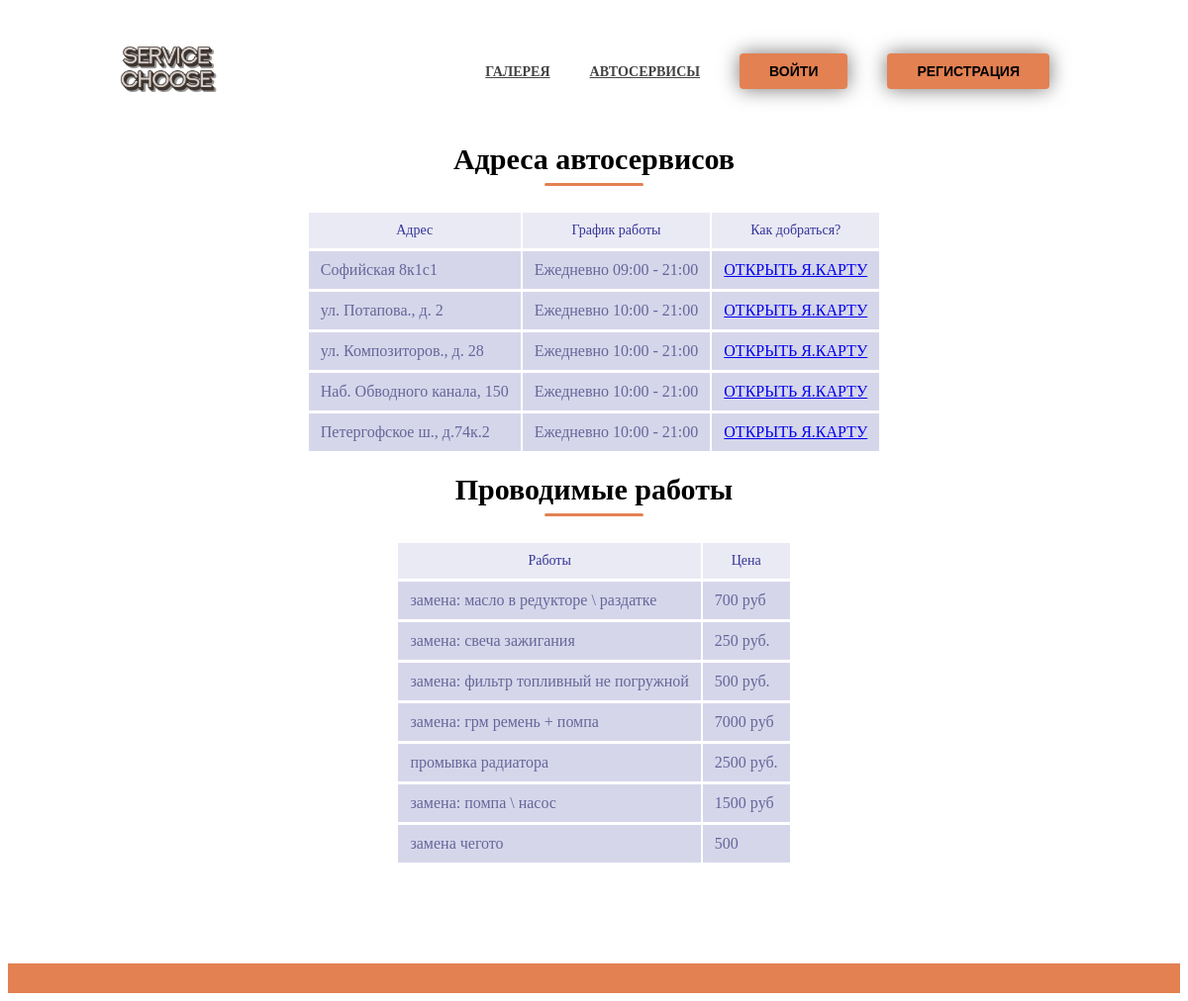
The app's page /pages/car-services.php with its own data.
### tables this page shows
CREATE TABLE `addresses` (
  `adr_id` int(2) NOT NULL,
  `adr_name` varchar(128) NOT NULL,
  `adr_gr` varchar(64) NOT NULL,
  `adr_kd` text NOT NULL
);

CREATE TABLE `product` (
  `id` int(2) NOT NULL,
  `name` varchar(64) NOT NULL,
  `summa` varchar(16) NOT NULL
);

### pages/car-services.php (the view, shortened to what this page needs)
<?php
include '../connect.php';
?>
<!DOCTYPE html>
<html>
<head>
	<link rel="stylesheet" type="text/css" href="../css/color-text.css">
	<link rel="stylesheet" type="text/css" href="../css/style.css">
	<link rel="stylesheet" type="text/css" href="../css/shadow.css">
</head>
<body>
		<div class="navbar">
			<div class="container">
				<div class="navbar-nav">
					<div class="navbar-brand">
						<a href="../index.php"><img class="navbar-brand-png" src="../img/logo_main.png"><a>
					</div>
					<div class="navs" id="navs">
						<div class="navs-item notbtn"><a href="galery.php" class="txt-uppercase">Галерея</a></div>
						<div class="navs-item notbtn"><a href="" class="txt-uppercase">Автосервисы</a></div>
						<? if($flag == 1){ ?>
    						<div class="navs-item"><a href="profile.php"><button class="btn  shadow-sm blue"><?= $_SESSION['user']['full_name'] ?></button></a></div>
    						<div class="navs-item"><a href="../RAA/logout.php"><button class="btn txt-uppercase shadow-sm">Выход</button></a></div>
						<? }else{ ?>
						<div class="navs-item"><a href="auth.php"><button class="btn txt-uppercase shadow-sm">Войти</button></a></div>
						<div class="navs-item"><a href="register.php"><button class="btn txt-uppercase shadow-sm">Регистрация</button></a></div>
 						<? } ?>
					</div>
				</div>
			</div>
		</div>
	<div class="container">
	<div class="jumbotron-item">
	<div class="features-box">
		<h1 class="features-t">Адреса автосервисов</h1>
		<table align="center" class="serv-tables" >
			<tr>
				<th>Адрес</th>
				<th>График работы</th>
				<th>Как добраться?</th>
			</tr>
			<?php $SERV = mysqli_query($dp, "SELECT * FROM addresses");
			while($outserv = mysqli_fetch_array($SERV))
			{
				echo '<tr>
				<td>'.$outserv[1].'</td><td>'.$outserv[2].'</td><td><div class="navs-item notbtn"><a href="'.$outserv[3].'" class="txt-uppercase">Открыть Я.Карту</a></div></td>
				</tr>';
			}
			echo "</table>"
			?>
	</div>
	</div>
	</div>
	<div class="container">
	<div class="jumbotron-item">
	<div class="features-box">
		<h1 class="features-t">Проводимые работы</h1>
		<table align="center" class="serv-tables" >
			<tr>
				<th>Работы</th>
				<th>Цена</th>
			</tr>
			<form method="POST">
			<? $PROD = mysqli_query($dp, "SELECT * FROM product");
			while($outprod = mysqli_fetch_array($PROD))
			{
				echo '<tr>
				<td>'.$outprod[1].'</td><td>'.$outprod[2].'</td>';
				?>
				<?
				echo '</tr>';
			}
			?>
			</table>
	</div>
	</div>
	</div>
	<div class="footer">
		<div class="container">
			<div class="footer-items">
				<div class="footer-item">
					<span></span>
				</div>
				</div>
			</div>
		</div>
</body>
</html>

### css/color-text.css (style rules this page uses)
:root { --primary: #262626; --primary-disabled: #292222; --secondary: #FFFFFF; --secondary-disabled: #434345; --third: #e38152; --third-disabled: #c23000; --o1: #00b2c9; --o1-disabled: #008191; }

### css/style.css (style rules this page uses)
body { background-image: url("../img/background.png"); background-size: 630px 370px; background-repeat: no-repeat; }
html, body { scroll-behavior: smooth; }
.serv-tables th { font-weight: normal; font-size: 14px; color: #339; padding: 10px 12px; background: rgba(51, 51, 153, .1); }
.serv-tables td { color: #669; border-top: 1px solid white; padding: 10px 12px; background: rgba(51, 51, 153, .2); transition: .3s; }
.btn { border: none; background-color: var(--third); padding: 10px 30px; border-radius: 4px; cursor: pointer; }
.txt-uppercase { text-transform: uppercase !important; }
.container { max-width: 1000px; margin: 0 auto; padding: 0 20px; }
.navbar-brand-png { width: 100%; max-width: 100px; }
.navbar-nav { display: flex; justify-content: space-between; margin: 20px; }
.navbar-brand { display: flex; align-items: center; }
.navs { display: flex; align-items: center; }
.navs .navs-item { margin: 0px 10px; padding: 10px; font-weight: bold; }
.navs .navs-item a { font-size: 14px; color: var(--secondary-disabled); }
.navs .navs-item a button { font-size: 14px; }
.navs .navs-item.notbtn { margin: 0px 10px; transition: 0.3s; padding: 10px; border-radius: 4px; cursor: pointer; }
.navs-item .btn { font-weight: bold; }
.features-box .features-t { font-size: 30px; text-align: center; margin-bottom: 25px; }
.features-box .features-t::after { content: ""; display: block; border-bottom: 3px solid var(--third); width: 10%; margin: 0 auto; border-radius: 50px; margin-top: 7px; min-width: 70px; }
.footer { margin-top: 100px; background-color: var(--third); }
.footer .container span { font-size: 24px; font-weight: bold; text-align: center; width: 100%; display: block; padding: 15px; }
.footer-items { display: flex; flex-wrap: wrap; justify-content: space-between; }

### css/shadow.css (style rules this page uses)
.shadow-sm { box-shadow: 0px 0px 20px 0px rgba(0,0,0,0.54); -webkit-box-shadow: 0px 0px 20px 0px rgba(0,0,0,0.54); -moz-box-shadow: 0px 0px 20px 0px rgba(0,0,0,0.54); }

### records on screen
addresses: adr_name "Софийская 8к1с1", adr_gr "Ежедневно 09:00 - 21:00"
addresses: adr_name "ул. Потапова., д. 2", adr_gr "Ежедневно 10:00 - 21:00"
addresses: adr_name "ул. Композиторов., д. 28", adr_gr "Ежедневно 10:00 - 21:00"
addresses: adr_name "Наб. Обводного канала, 150", adr_gr "Ежедневно 10:00 - 21:00"
addresses: adr_name "Петергофское ш., д.74к.2", adr_gr "Ежедневно 10:00 - 21:00"
product: name "замена: масло в редукторе \\ раздатке", summa "700 руб"
product: name "замена: свеча зажигания", summa "250 руб."
product: name "замена: фильтр топливный не погружной", summa "500 руб."
product: name "замена: грм ремень + помпа", summa "7000 руб"
product: name "промывка радиатора", summa "2500 руб."
product: name "замена: помпа \\ насос", summa "1500 руб"
product: name "замена чегото", summa "500"
